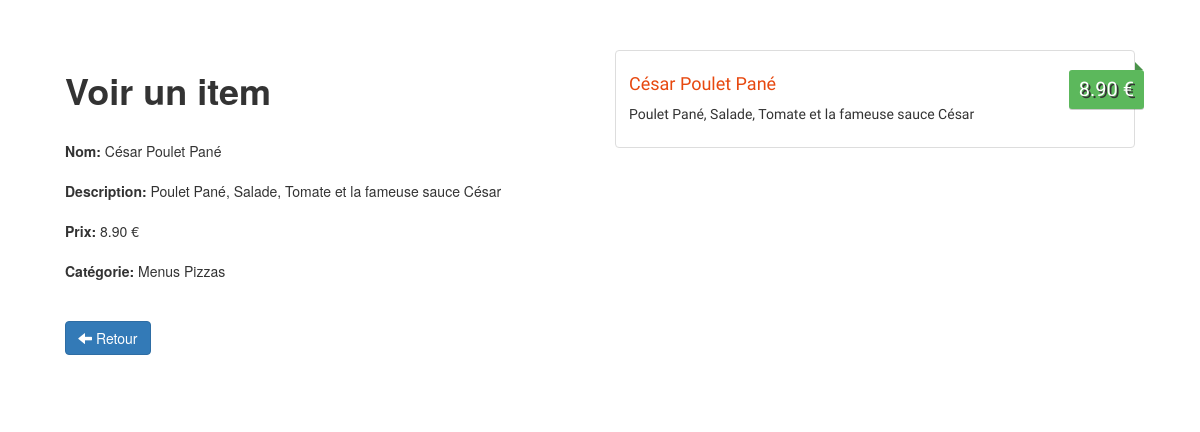
Before: /admin/Menus/view.php?id=18 with the older database file.
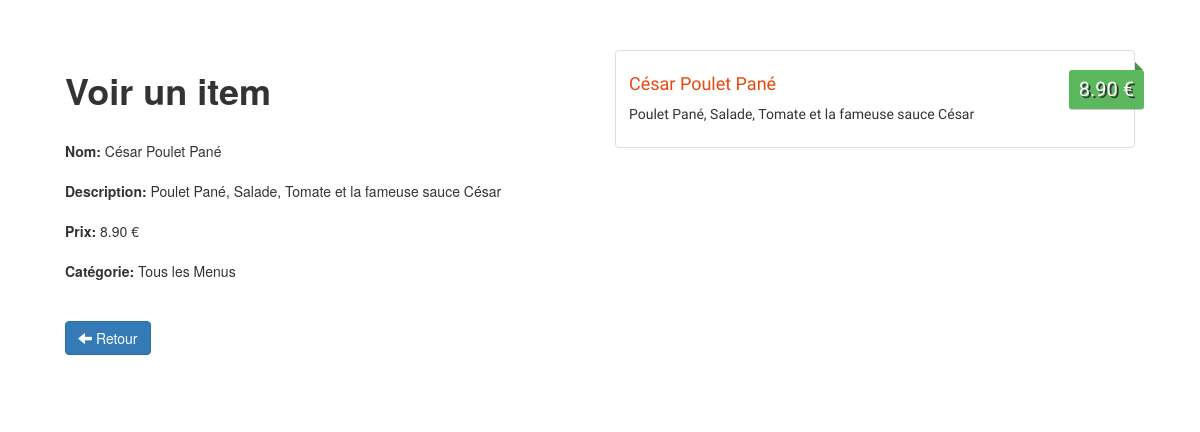
After: the same page with the newer database file.
### tables this page shows
CREATE TABLE IF NOT EXISTS `items` (
  `id` int(11) NOT NULL AUTO_INCREMENT,
  `name` varchar(100) NOT NULL,
  `description` varchar(255) NOT NULL,
  `price` float NOT NULL,
  `image` varchar(255) NOT NULL,
  `category` int(11) NOT NULL,
  PRIMARY KEY (`id`),
  KEY `category` (`category`),
  KEY `id` (`id`)
);

CREATE TABLE IF NOT EXISTS `categories` (
  `id` int(11) NOT NULL AUTO_INCREMENT,
  `name` varchar(100) NOT NULL,
  PRIMARY KEY (`id`)
);

### admin/Menus/view.php (the view, shortened to what this page needs)
<?php
    if(!empty($_GET['id']))
    {
        $id = checkInput($_GET['id']);
    }
    $db = Database::connect();
    $statement = $db->prepare("SELECT items.id, items.name, items.description, items.price, items.image, categories.name AS category FROM items LEFT JOIN categories ON items.category = categories.id WHERE items.id = ?");
    $statement->execute(array($id));
    $item = $statement->fetch();
    function checkInput($data)
    {
      $data = trim($data);
      $data = stripslashes($data);
      $data = htmlspecialchars($data);
      return $data;
    }
?>
<!DOCTYPE html>
<html>
    <head>
        <link rel="stylesheet" href="https://maxcdn.bootstrapcdn.com/bootstrap/3.3.6/css/bootstrap.min.css">
        <link rel="stylesheet" href="../css/styles.css">
    </head>
    <body>
         <div class="container admin">
            <div class="row">
               <div class="col-sm-6">
                    <h1><strong>Voir un item</strong></h1>
                    <br>
                    <form>
                      <div class="form-group">
                        <label>Nom:</label><?php echo '  '.$item['name'];?>
                      </div>
                      <div class="form-group">
                        <label>Description:</label><?php echo '  '.$item['description'];?>
                      </div>
                      <div class="form-group">
                        <label>Prix:</label><?php echo '  '.number_format((float)$item['price'], 2, '.', ''). ' €';?>
                      </div>
                      <div class="form-group">
                        <label>Catégorie:</label><?php echo '  '.$item['category'];?>
                      </div>
                    </form>
                    <br>
                    <div class="form-actions">
                      <a class="btn btn-primary" href="gestion_menu.php"><span class="glyphicon glyphicon-arrow-left"></span> Retour</a>
                    </div>
                </div>
                <div class="col-sm-6 site">
                    <div class="thumbnail">
                        <div class="price"><?php echo number_format((float)$item['price'], 2, '.', ''). ' €';?></div>
                          <div class="caption">
                            <h4><?php echo $item['name'];?></h4>
                            <p><?php echo $item['description'];?></p>
                          </div>
                    </div>
                </div>
            </div>
        </div>
    </body>
</html>

Changed rows visible on the page:
changed items "César Poulet Pané": category.name "Menus Pizzas" → "Tous les Menus"
